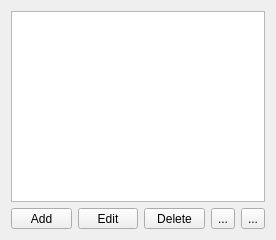
<?xml version="1.0" encoding="UTF-8"?>
<ui version="4.0">
 <class>InGameMapPropertiesForm</class>
 <widget class="QWidget" name="InGameMapPropertiesForm">
  <property name="geometry">
   <rect>
    <x>0</x>
    <y>0</y>
    <width>276</width>
    <height>240</height>
   </rect>
  </property>
  <property name="sizePolicy">
   <sizepolicy hsizetype="Preferred" vsizetype="Minimum">
    <horstretch>0</horstretch>
    <verstretch>0</verstretch>
   </sizepolicy>
  </property>
  <property name="windowTitle">
   <string>Form</string>
  </property>
  <layout class="QVBoxLayout" name="verticalLayout">
   <item>
    <widget class="QListWidget" name="listWidget"/>
   </item>
   <item>
    <layout class="QHBoxLayout" name="horizontalLayout">
     <item>
      <widget class="QToolButton" name="addButton">
       <property name="sizePolicy">
        <sizepolicy hsizetype="Expanding" vsizetype="Fixed">
         <horstretch>0</horstretch>
         <verstretch>0</verstretch>
        </sizepolicy>
       </property>
       <property name="text">
        <string>Add</string>
       </property>
      </widget>
     </item>
     <item>
      <widget class="QToolButton" name="editButton">
       <property name="sizePolicy">
        <sizepolicy hsizetype="Expanding" vsizetype="Fixed">
         <horstretch>0</horstretch>
         <verstretch>0</verstretch>
        </sizepolicy>
       </property>
       <property name="text">
        <string>Edit</string>
       </property>
      </widget>
     </item>
     <item>
      <widget class="QToolButton" name="deleteButton">
       <property name="sizePolicy">
        <sizepolicy hsizetype="Expanding" vsizetype="Fixed">
         <horstretch>0</horstretch>
         <verstretch>0</verstretch>
        </sizepolicy>
       </property>
       <property name="text">
        <string>Delete</string>
       </property>
      </widget>
     </item>
     <item>
      <widget class="QToolButton" name="copyButton">
       <property name="text">
        <string>...</string>
       </property>
       <property name="icon">
        <iconset resource="../editor.qrc">
         <normaloff>:/images/16x16/edit-copy.png</normaloff>:/images/16x16/edit-copy.png</iconset>
       </property>
      </widget>
     </item>
     <item>
      <widget class="QToolButton" name="pasteButton">
       <property name="text">
        <string>...</string>
       </property>
       <property name="icon">
        <iconset resource="../editor.qrc">
         <normaloff>:/images/16x16/edit-paste.png</normaloff>:/images/16x16/edit-paste.png</iconset>
       </property>
      </widget>
     </item>
    </layout>
   </item>
  </layout>
 </widget>
 <resources>
  <include location="../editor.qrc"/>
 </resources>
 <connections>
  <connection>
   <sender>addButton</sender>
   <signal>clicked()</signal>
   <receiver>InGameMapPropertiesForm</receiver>
   <slot>onAddButton()</slot>
   <hints>
    <hint type="sourcelabel">
     <x>60</x>
     <y>224</y>
    </hint>
    <hint type="destinationlabel">
     <x>5</x>
     <y>117</y>
    </hint>
   </hints>
  </connection>
  <connection>
   <sender>listWidget</sender>
   <signal>itemSelectionChanged()</signal>
   <receiver>InGameMapPropertiesForm</receiver>
   <slot>onSelectionChanged()</slot>
   <hints>
    <hint type="sourcelabel">
     <x>175</x>
     <y>108</y>
    </hint>
    <hint type="destinationlabel">
     <x>6</x>
     <y>34</y>
    </hint>
   </hints>
  </connection>
  <connection>
   <sender>editButton</sender>
   <signal>clicked()</signal>
   <receiver>InGameMapPropertiesForm</receiver>
   <slot>onEditButton()</slot>
   <hints>
    <hint type="sourcelabel">
     <x>139</x>
     <y>224</y>
    </hint>
    <hint type="destinationlabel">
     <x>5</x>
     <y>85</y>
    </hint>
   </hints>
  </connection>
  <connection>
   <sender>deleteButton</sender>
   <signal>clicked()</signal>
   <receiver>InGameMapPropertiesForm</receiver>
   <slot>onDeleteButton()</slot>
   <hints>
    <hint type="sourcelabel">
     <x>207</x>
     <y>224</y>
    </hint>
    <hint type="destinationlabel">
     <x>5</x>
     <y>69</y>
    </hint>
   </hints>
  </connection>
  <connection>
   <sender>copyButton</sender>
   <signal>clicked()</signal>
   <receiver>InGameMapPropertiesForm</receiver>
   <slot>onCopy()</slot>
   <hints>
    <hint type="sourcelabel">
     <x>228</x>
     <y>217</y>
    </hint>
    <hint type="destinationlabel">
     <x>270</x>
     <y>32</y>
    </hint>
   </hints>
  </connection>
  <connection>
   <sender>pasteButton</sender>
   <signal>clicked()</signal>
   <receiver>InGameMapPropertiesForm</receiver>
   <slot>onPaste()</slot>
   <hints>
    <hint type="sourcelabel">
     <x>258</x>
     <y>215</y>
    </hint>
    <hint type="destinationlabel">
     <x>272</x>
     <y>79</y>
    </hint>
   </hints>
  </connection>
 </connections>
 <slots>
  <slot>onAddButton()</slot>
  <slot>onEditButton()</slot>
  <slot>onDeleteButton()</slot>
  <slot>onSelectionChanged()</slot>
  <slot>onCopy()</slot>
  <slot>onPaste()</slot>
 </slots>
</ui>
